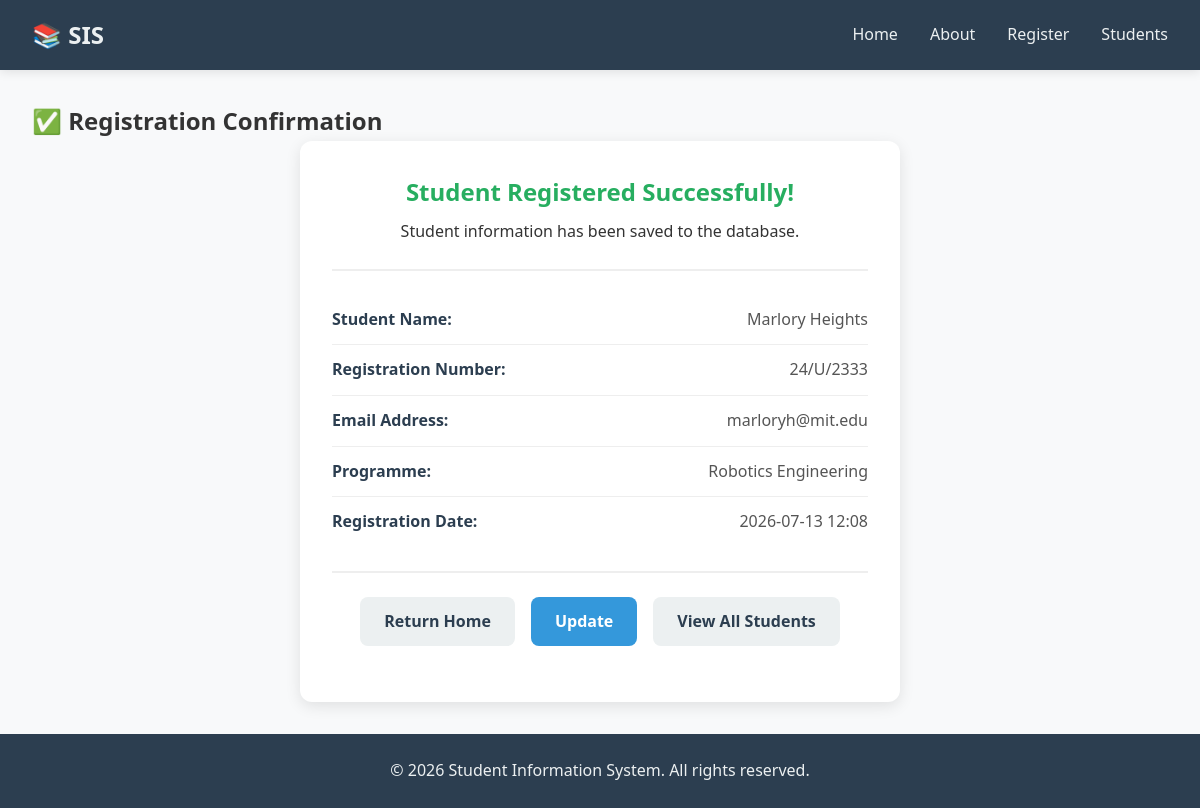
/student/Marlory Heights, run on the app's committed database.
### models.py (models this page shows, shortened)
class Student(db.Model):
    __tablename__ = 'students'
    id = db.Column(db.Integer, primary_key=True)
    student_name = db.Column(db.String(100), nullable=False)
    registration_number = db.Column(db.String(50), unique=True, nullable=False)
    email = db.Column(db.String(100), unique=True, nullable=False)
    programme = db.Column(db.String(100), nullable=False)
    registration_date = db.Column(db.DateTime, default=lambda: datetime.now(timezone.utc))
    is_active = db.Column(db.Boolean, default=True)

### app.py (the view)
@app.route('/student/<name>')
def student_profile(name):
    students = get_student_by_name(name)
    if students:
        return render_template('confirmation.html', student=students[0])
    else:
        flash('Student not found!', 'error')
        return redirect(url_for('register'))

### database.py (called while the page is built)
def get_student_by_name(name):
    return Student.query.filter(
        Student.student_name.contains(name),
        Student.is_active == True
    ).all()

### templates/confirmation.html (shortened to what this page needs)
{% extends "base.html" %}
{% block content %}
    <section class="confirmation-page">
        <h2>✅ Registration Confirmation</h2>
        <div class="confirmation-card">
            <div class="confirmation-header">
                <h3>Student Registered Successfully!</h3>
                <p>Student information has been saved to the database.</p>
            </div>
            <div class="student-details">
                <div class="detail-item">
                    <span class="detail-label">Student Name:</span>
                    <span class="detail-value">{{ student.student_name }}</span>
                </div>
                <div class="detail-item">
                    <span class="detail-label">Registration Number:</span>
                    <span class="detail-value">{{ student.registration_number }}</span>
                </div>
                <div class="detail-item">
                    <span class="detail-label">Email Address:</span>
                    <span class="detail-value">{{ student.email }}</span>
                </div>
                <div class="detail-item">
                    <span class="detail-label">Programme:</span>
                    <span class="detail-value">{{ student.programme }}</span>
                </div>
                <div class="detail-item">
                    <span class="detail-label">Registration Date:</span>
                    <span class="detail-value">{{ student.registration_date.strftime('%Y-%m-%d %H:%M') }}</span>
                </div>
            </div>
            <div class="confirmation-actions">
                <a href="{{ url_for('home') }}" class="btn btn-secondary">Return Home</a>
                <a href="{{ url_for('update_student', student_id=student.id) }}" class="btn btn-primary">Update</a>
                <a href="{{ url_for('students_list') }}" class="btn btn-secondary">View All Students</a>
            </div>
        </div>
    </section>
{% endblock %}

### static/style.css (style rules this page uses)
* { margin: 0; padding: 0; box-sizing: border-box; }
body { font-family: 'Segoe UI', Tahoma, Geneva, Verdana, sans-serif; line-height: 1.6; color: #333; background-color: #f8f9fa; min-height: 100vh; display: flex; flex-direction: column; }
.btn { display: inline-block; padding: 0.75rem 1.5rem; border: none; border-radius: 8px; font-size: 1rem; font-weight: 600; cursor: pointer; text-decoration: none; transition: background-color 0.3s ease, transform 0.2s ease; }
.btn-primary { background-color: #3498db; color: white; }
.btn-secondary { background-color: #ecf0f1; color: #2c3e50; }
.confirmation-card { background: white; padding: 2rem; border-radius: 12px; box-shadow: 0 4px 15px rgba(0, 0, 0, 0.1); max-width: 600px; margin: 0 auto; }
.confirmation-header { text-align: center; padding-bottom: 1.5rem; border-bottom: 2px solid #eee; margin-bottom: 1.5rem; }
.confirmation-header h3 { color: #27ae60; font-size: 1.5rem; margin-bottom: 0.5rem; }
.student-details { margin: 1.5rem 0; }
.detail-item { display: flex; justify-content: space-between; padding: 0.75rem 0; border-bottom: 1px solid #eee; }
.detail-item:last-child { border-bottom: none; }
.detail-label { font-weight: 600; color: #2c3e50; }
.detail-value { color: #555; }
.confirmation-actions { display: flex; gap: 1rem; justify-content: center; flex-wrap: wrap; margin: 1.5rem 0; padding-top: 1.5rem; border-top: 2px solid #eee; }

### data on the page
Student: student_name "Marlory Heights", registration_number "24/U/2333", email "marloryh@mit.edu", programme "Robotics Engineering", registration_date "2026-07-13 12:08"
